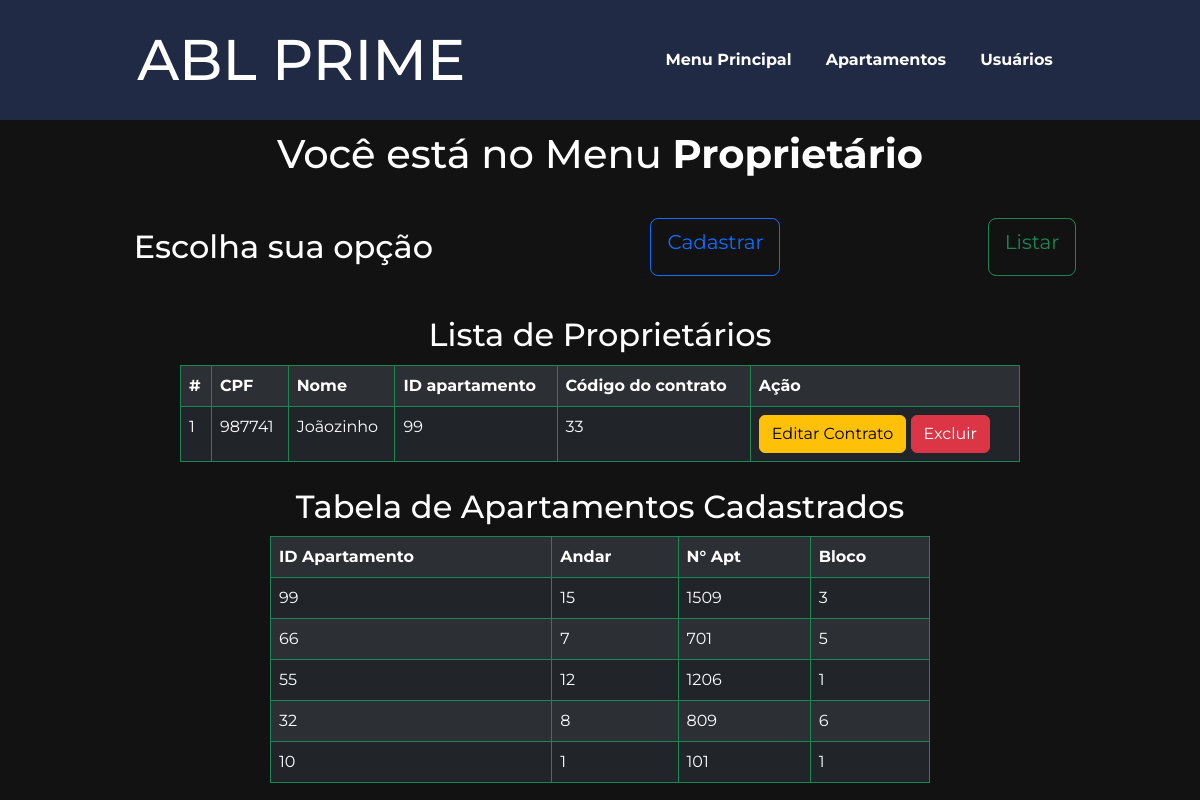
Page /proprietario.php?page=listar on the committed database.
### tables this page shows
CREATE TABLE `usuario_apt` (
  `CPF_usu` int(11) NOT NULL,
  `Id_apt` int(11) NOT NULL,
  `Cod_contrato` int(11) NOT NULL
);

CREATE TABLE `usuario` (
  `CPF` int(11) NOT NULL,
  `nome` varchar(45) NOT NULL,
  `tel1` int(11) NOT NULL
);

CREATE TABLE `apartamento` (
  `Id_Apt` int(11) NOT NULL,
  `Num_andar` int(11) NOT NULL,
  `Num_apt` int(11) NOT NULL,
  `Id_bloco` int(11) NOT NULL
);

### operacoes_prop/lista-prop.php (the view, shortened to what this page needs)
<?php
$result = mysqli_query($mysqli, "SELECT * FROM usuario_apt INNER JOIN usuario WHERE CPF=CPF_usu");
$rows_table = $result->num_rows;
if ($rows_table > 0) {
    print "<h2> Lista de Proprietários</h2>";
    print "<div class=cont-tab>";
    print "<table id='tabela-apt2' class='table table-dark table hover table-striped table-bordered border-success'>";
    print "<tr>";
    print "<th>#</th>";
    print "<th>CPF</th>";
    print "<th>Nome</th>";
    print "<th>ID apartamento</th>";
    print "<th>Código do contrato</th>";
    print "<th>Ação</th>";
    print "</tr>";
    $cont = 1;
    while ($row = $result->fetch_object()) {
        print "<tr>";
        print "<td>" . $cont . "</td>";
        print "<td>" . $row->CPF_usu . "</td>";
        print "<td>" . $row->nome . "</td>";
        print "<td>" . $row->Id_apt . "</td>";
        print "<td>" . $row->Cod_contrato . "</td>";
        print "<td><button onclick=\"location.href='?page=editar&Cod_contrato=" . $row->Cod_contrato . "';\" type='button' class='btn btn-warning'>Editar Contrato</button>
            <button onclick=\"if(confirm('Tem certeza que deseja excluir?')){location.href='?page=salvar&acao=excluir&Cod_contrato=" . $row->Cod_contrato . "';}else{false;} \" type='button' class='btn btn-danger'>Excluir</button></td>";
        print "</tr>";
        $cont++;
    }
    print "</table>";
    print "</div>";
} else {
    print "<script>alert('Não foram encontrados usuários cadastrados na base de dados')</script>";
    print "<script> location.href='?page=cadastro'; </script>";
}
$result_apt = mysqli_query($mysqli, "SELECT * FROM apartamento ORDER BY Id_Apt DESC");
print "<h2>Tabela de Apartamentos Cadastrados</h2>";
if ($rows_table > 0) {
    print "<div class=cont-tab>";
    print "<table id='tabela-apt' class='table table-dark table hover table-striped table-bordered border-success'>";
    print "<tr>";
    print "<th>ID Apartamento</th>";
    print "<th>Andar</th>";
    print "<th>N° Apt</th>";
    print "<th>Bloco</th>";
    print "</tr>";
    while ($row = $result_apt->fetch_object()) {
        print "<tr>";
        print "<td>" . $row->Id_Apt . "</td>";
        print "<td>" . $row->Num_andar . "</td>";
        print "<td>" . $row->Num_apt . "</td>";
        print "<td>" . $row->Id_bloco . "</td>";
        print "</tr>";
    }
    print "</table>";
    print "</div>";
} else {
    print "<script>alert('Não foram encontrados usuários cadastrados na base de dados')</script>";
    print "<script> location.href='?page=cadastro'; </script>";
}
?>

### proprietario.php (shortened to what this page needs)
<!doctype html>
<html lang="en">
<head>
    <link rel="stylesheet" href="style.css">
    <link href="https://cdn.jsdelivr.net/npm/bootstrap@5.2.0-beta1/dist/css/bootstrap.min.css" rel="stylesheet">
</head>
<body>
    <div class="header">
        <h1>ABL PRIME</h1>
        <div class="menu">
            <a class="btnmenu" href="index.php">Menu Principal</a>
            <a class="btnmenu" href="apartamento.php">Apartamentos</a>
            <a class="btnmenu" href="usuario.php">Usuários</a>
        </div>
    </div>
    <h1 class="h1-pag">Você está no Menu <strong>Proprietário</strong></h1>
    <div class="funcoes">
        <h2 style="color: white;">Escolha sua opção</h2>
        <a class="btn btn-outline-primary btn-lg" href="?page=cadastro">Cadastrar</a>
        <a class="btn btn-outline-success btn-lg" href="?page=listar">Listar</a>
    </div>
    <?php
    include_once("config.php");
    switch (@$_REQUEST["page"]) {
        case "listar":
            include("./operacoes_prop/lista-prop.php");
            break;
    }
    ?>
</body>
</html>

### style.css (style rules this page uses)
* { font-family: 'Montserrat', sans-serif; }
html, body, form { margin: 0; padding: 0; box-sizing: border-box; color: white; background-color: #121212; }
button { font-weight: bold; }
#tabela-apt { width: 55vw; }
#tabela-apt2 { width: 70vw; }
.cont-tab { display: flex; justify-content: center; background-color: #121212; }
.header { text-align: center; background-color: #202A44; margin: 0; height: 15vh; display: flex; justify-content: center; align-items: center; }
.header h1 { font-size: 43pt; margin: 0; color: white; font-weight: 500; }
.h1-pag { padding: 10px 30px; margin: 0 auto; background-color: #121212; color: white; text-align: center; }
.funcoes { padding: 30px 20px; display: flex; background-color: #121212; justify-content: space-around; }
.menu { margin-left: 15vw; }
.btnmenu { margin: 0 10px 0 20px; color: white; font-weight: bold; }
h2 { text-align: center; }

### proprietario.php (style rules this page uses)
a { text-decoration: none; }
h2 { color: white; background-color: #121212; padding: 10px; margin: 0; }

### rows in the picture
usuario_apt: CPF_usu "987741", CPF_usu.nome "Joãozinho", Id_apt "99", Cod_contrato "33"
apartamento: Id_Apt "99", Num_andar "15", Num_apt "1509", Id_bloco "3"
apartamento: Id_Apt "66", Num_andar "7", Num_apt "701", Id_bloco "5"
apartamento: Id_Apt "55", Num_andar "12", Num_apt "1206", Id_bloco "1"
apartamento: Id_Apt "32", Num_andar "8", Num_apt "809", Id_bloco "6"
apartamento: Id_Apt "10", Num_andar "1", Num_apt "101", Id_bloco "1"
